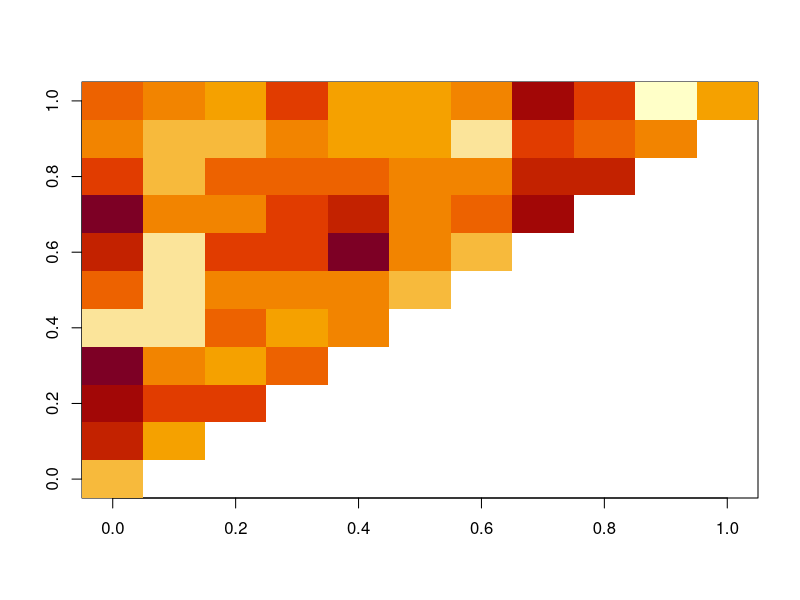
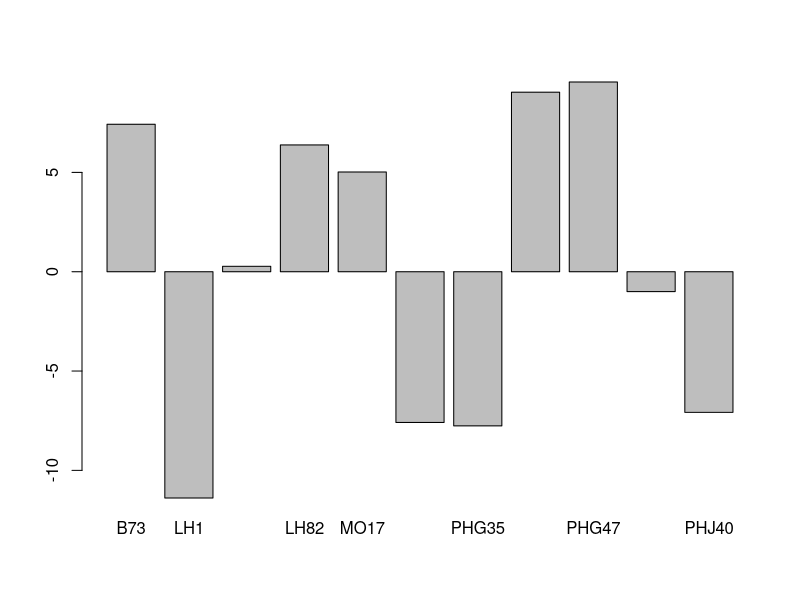
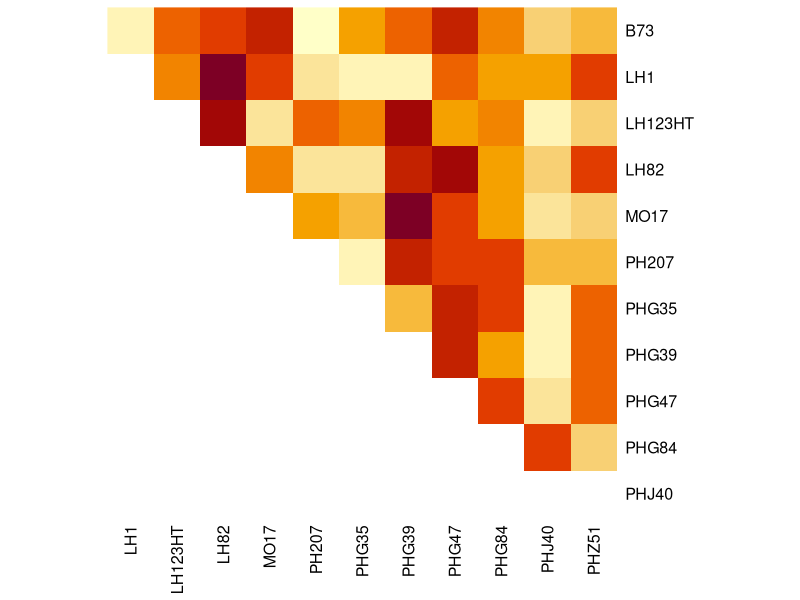

Write R code to recreate these figures, in order.
## Jinliang Yang
## Oct. 13th, 2014
## phenotypic data of offpvp diallel

#setwd("~/Documents/Github/pvpDiallel/")
ca <- read.csv("data/trait_CA.csv")

#######
get_GCA_matrix <- function(trait=ca){
  ti <- c("ASI", "DTP", "DTS", "EHT",  "GY", "PHT",  "TW")
  out <- trait[, c("P1", "GCA1.all")]
  out <- out[!duplicated(out$P1), ]
  for(i in 1:length(ti)){
    myp <- subset(trait, trait==ti[i])
    myp <- myp[, c("P1", "GCA1.all")]
    myp <- myp[!duplicated(myp$P1), ]
    names(myp)[2] <- ti[i]
    
    out <- merge(out, myp)
  }
  row.names(out) <- out$P1
  return(out[, -1:-2])
}


get_SCA_matrix <- function(trait=ca, pheno="GY"){
  
  sub <- subset(trait, trait == pheno)
  sub$P1 <- as.character(sub$P1)
  sub$P2 <- as.character(sub$P2)
  line <- sort(unique(c(sub$P1, sub$P2) ))
  
  mx <- as.data.frame(matrix(data=NA, nrow=12, ncol=12))
  names(mx) <- line
  row.names(mx) <- line
  for(i in 1:nrow(sub)){
    mx[sub$P1[i], sub$P2[i]] <- sub$SCA.all[i]
  }

  return(mx[-12, -1])
}

#######
GCA <- get_GCA_matrix(trait=ca)
SCA <- ca[, c("trait", "P1", "P2", "SCA.all")]

SCA_mx <- get_SCA_matrix(trait=ca, pheno="GY")

pdf("graphs/Fig1d.pdf", width=5, height=5)
heatmap(as.matrix(SCA_mx), Rowv = NA, Colv=NA, revC=TRUE)
dev.off()

image(as.matrix(SCA_mx))
barplot(GCA$GY, names.arg=row.names(GCA))
